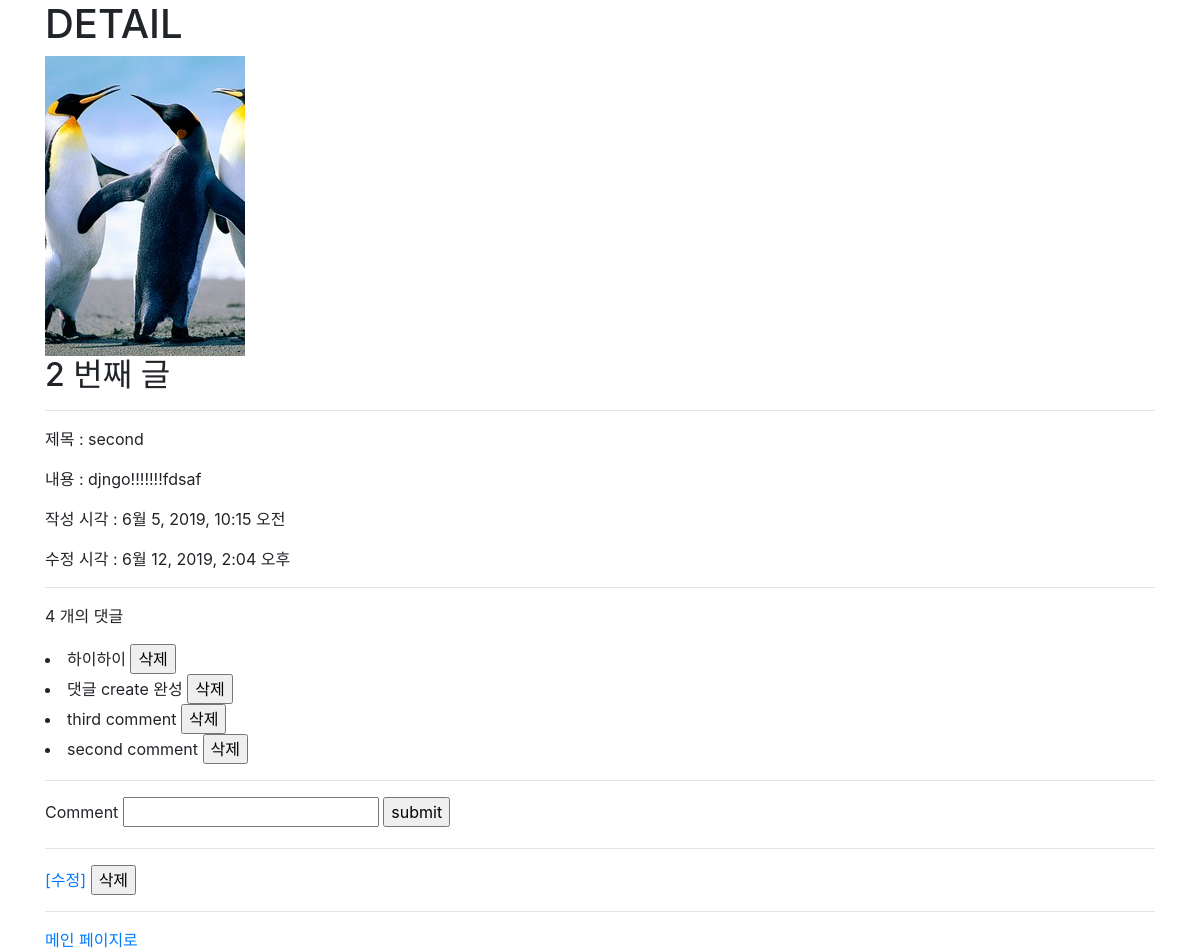
The page /boards/2/ on the database its author committed.
### boards/models.py (models this page shows, shortened)
class Board(models.Model):
    title = models.CharField(max_length=10)
    content = models.TextField()
    image = ProcessedImageField(
        upload_to='boards/images', # 저장 위치 (media 이후의 경로)
        processors=[Thumbnail(200,300)], # 처리할 작업 목록
        format='JPEG', # 저장 포맷
        options={'quality': 90}, # 추가 옵션들.
    )
    created_at = models.DateTimeField(auto_now_add=True)
    updated_at = models.DateTimeField(auto_now=True)

class Comment(models.Model):
    board = models.ForeignKey(Board, on_delete=models.CASCADE)
    content = models.CharField(max_length=200)
    created_at = models.DateTimeField(auto_now_add=True)
    updated_at = models.DateTimeField(auto_now=True)

### boards/views.py (the view)
# urls.py: path('<int:board_pk>/', views.detail, name='detail'),
def detail(request, board_pk):
    board = Board.objects.get(pk=board_pk)
    comments = board.comment_set.order_by('-pk')
    context = {
        'board': board,
        'comments': comments,
    }
    return render(request, 'boards/detail.html', context)

### boards/templates/boards/detail.html (shortened to what this page needs)
{% extends 'boards/base.html' %}
{% load static %}
{% block content %}
  <h1>DETAIL</h1>
  {% if board.image %}
    <img src="{{ board.image.url }}" alt="{{ board.image }}">
  {% else %}
    <img src="{% static 'boards/images/no_img.png' %}" alt="no_img">
  {% endif %}
  <h2>{{ board.pk }} 번째 글</h2>
  <hr>
  <p>제목 : {{ board.title }}</p>
  <p>내용 : {{ board.content }}</p>
  <p>작성 시각 : {{ board.created_at }}</p>
  <p>수정 시각 : {{ board.updated_at }}</p>
  <hr>
  <p>{{ comments | length }} 개의 댓글</p>
  {% for comment in comments %}
    <li>
      {{ comment.content }}
      <form action="{% url 'boards:comments_delete' board.pk comment.pk %}" method="POST"  style="display: inline">
        <input type="submit" value="삭제">
      </form>
    </li>
  {% empty %}
    <p><b>댓글이 없어요..</b></p>
  {% endfor %}
  <hr>
  <form action="{% url 'boards:comments_create' board.pk %}" method="POST">
    <label for="content">Comment</label>
    <input type="text" name="content" id="content">
    <input type="submit" value="submit">
  </form>
  <hr>
  <a href="{% url 'boards:update' board.pk %}">[수정]</a>
  <form action="{% url 'boards:delete' board.pk %}" method="POST" style="display: inline" onsubmit="return confirm('R U SURE??')">
    <input type="submit" value="삭제">
  </form><br>
  <hr>
  <a href="{% url 'boards:index' %}">메인 페이지로</a>
{% endblock %}

### rows shown on the page
Board: image (picture), pk "2", title "second", content "djngo!!!!!!!fdsaf", created_at "6월 5, 2019, 10:15 오전", updated_at "6월 12, 2019, 2:04 오후"
Comment: content "하이하이"
Comment: content "댓글 create 완성"
Comment: content "third comment"
Comment: content "second comment"

### other values the page prints
{{ comments | length }} "4"
